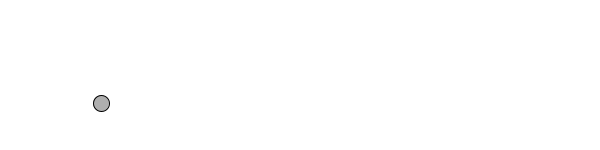
Frame 1 (no input)
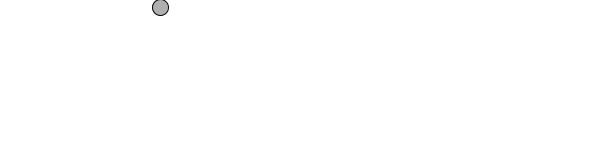
Frame 60 (the mouse pressed at the canvas centre just before this capture)
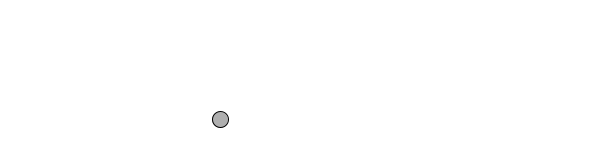
Frame 120 (the mouse held since frame 60 and released just before this capture)

The Processing sketch that drew these frames (run headless with seeded random() and noise(); from frame 60 on, the mouse is pressed at the canvas centre):

// Processing sketch: Bouncing_Ball_1_1
// ── Bouncing_Ball_1_1.pde
float x = 100; //Variables for location and speed of ball.
float y = 100;
float xspeed = 1;
float yspeed = 3.3;

void setup() {
  size(600,150);
  background(255);
}

void draw() {
  background(255);
  x = x + xspeed; //Move the ball according to its speed.
  y = y + yspeed;
  
  if ((x > width) || (x < 0)) { //Check for bouncing.
    xspeed = xspeed * -1;
  }
  if ((y > height) || (y < 0)) {
    yspeed = yspeed * -1;
  }
  
  stroke(0);
  fill(175);
  ellipse(x,y,16,16);
}
